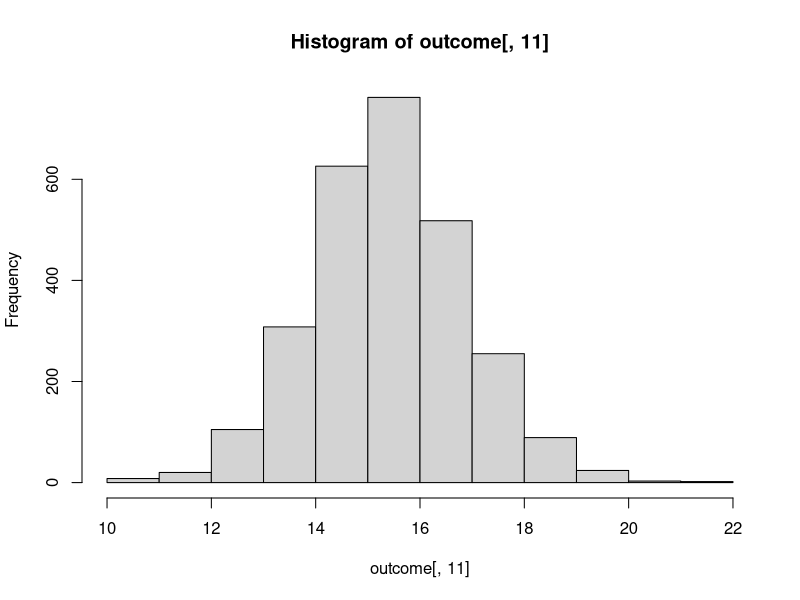

Write the R code that produced this figure. (Note: this script raises an error after producing the figure.)
## ---- chunk 1
outcome <- read.csv("outcome-of-care-measures.csv", colClasses = "character")
head(outcome)
## ---- chunk 2
outcome <- read.csv("outcome-of-care-measures.csv")
## ---- chunk 3
outcome[,11] <- as.numeric(outcome[,11])

hist(outcome[,11])
## ---- chunk 4
best <- function (state, restriccion)
{
  ## Read outcome data
  outcome <- read.csv("outcome-of-care-measures.csv", colClasses = "character")
  
  ## Check that state and outcome are valid
  
  estadoOk <- sum(sapply(outcome$State,function(x) x == state)) == 0
  
  if (estadoOk) {
     
      stop('Invalid state')
    }
  
  
  tipoRest <- c("heart attack", "heart failure", "pneumonia")
  siTipo <- sum(sapply(tipoRest,function(x) x == restriccion)) == 0
  
  if(siTipo){
   
        stop('Invalid outcome')
  }
  
  
  
  
  ## Return hospital name in the sate with lowest 30-day death
  
  library(dplyr)
  prefijo <- "Lower.Mortality.Estimate...Hospital.30.Day.Death..Mortality..Rates.from"
indice <- sub(" ",".",restriccion)
completo <- paste(prefijo,indice,sep = ".")
  subOutcome <- outcome %>% select(State,Hospital.Name,completo)
  
  ## ---- Cambio los nombre de columnas mas simple
  
  names(subOutcome) = c("Estado","Hostital","Data")
  
  ## --- Solo recuperar datos del estado seleccionado
  subOutcome <- subset(subOutcome,Estado == state)
  
  subOutcome %>% group_by(State) %>% arrange(Data)
  
  ## rate
  
  
}

best("Quito","heart failure")
